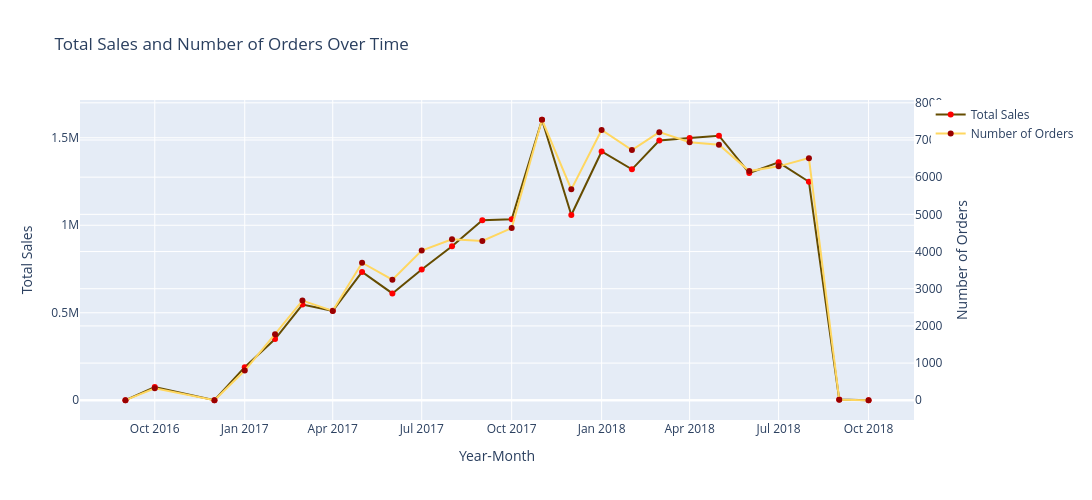

Source (notebook cell):
### Code cell
# How do the number of orders and sales values trend over time (e.g., by month or year)?

df['year_month'] = df['order_purchase_timestamp'].dt.to_period('M')
monthly_trends = df.groupby('year_month').agg(total_sales=('payment_value', 'sum'), 
                                              num_orders=('order_id', 'nunique')).reset_index()
monthly_trends['year_month'] = monthly_trends['year_month'].astype(str)

fig = go.Figure()
fig.add_trace(go.Scatter(x=monthly_trends['year_month'], y=monthly_trends['total_sales'], 
                         mode='lines+markers', name='Total Sales',
                         line=dict(color="#654c00"), marker=dict(color="#FF0000")))
                         
fig.add_trace(go.Scatter(x=monthly_trends['year_month'], y=monthly_trends['num_orders'],  
                         mode='lines+markers', name='Number of Orders', yaxis='y2',  
                         line=dict(color="#ffd760"), marker=dict(color='#990000')))

fig.update_layout(
    title='Total Sales and Number of Orders Over Time',
    xaxis_title='Year-Month', yaxis_title='Total Sales',
    yaxis2=dict(title='Number of Orders', overlaying='y', side='right'),
    width=1200, height=500)
fig.show()

### Figure 1 — Plotly figure (JSON) as saved in the notebook; plotly's stock layout.template omitted (floating-point values rounded to 4 significant figures)
{"data": [{"line": {"color": "#654c00"}, "marker": {"color": "#FF0000"}, "mode": "lines+markers", "name": "Total Sales", "type": "scatter", "x": ["2016-09", "2016-10", "2016-12", "2017-01", "2017-02", "2017-03", "2017-04", "2017-05", "2017-06", "2017-07", "2017-08", "2017-09", "2017-10", "2017-11", "2017-12", "2018-01", "2018-02", "2018-03", "2018-04", "2018-05", "2018-06", "2018-07", "2018-08", "2018-09", "2018-10"], "y": [388.5, 76120.0, 19.62, 189100.0, 349900.0, 546600.0, 511300.0, 732900.0, 610500.0, 747100.0, 880300.0, 1029000.0, 1035000.0, 1603000.0, 1059000.0, 1422000.0, 1320000.0, 1484000.0, 1499000.0, 1512000.0, 1299000.0, 1360000.0, 1249000.0, 4440.0, 589.7]}, {"line": {"color": "#ffd760"}, "marker": {"color": "#990000"}, "mode": "lines+markers", "name": "Number of Orders", "type": "scatter", "x": ["2016-09", "2016-10", "2016-12", "2017-01", "2017-02", "2017-03", "2017-04", "2017-05", "2017-06", "2017-07", "2017-08", "2017-09", "2017-10", "2017-11", "2017-12", "2018-01", "2018-02", "2018-03", "2018-04", "2018-05", "2018-06", "2018-07", "2018-08", "2018-09", "2018-10"], "y": [4, 324, 1, 800, 1779, 2681, 2404, 3699, 3244, 4025, 4330, 4285, 4630, 7544, 5673, 7269, 6728, 7211, 6937, 6872, 6164, 6291, 6512, 16, 4], "yaxis": "y2"}], "layout": {"height": 500, "title": {"text": "Total Sales and Number of Orders Over Time"}, "width": 1200, "xaxis": {"title": {"text": "Year-Month"}}, "yaxis": {"title": {"text": "Total Sales"}}, "yaxis2": {"overlaying": "y", "side": "right", "title": {"text": "Number of Orders"}}}}
